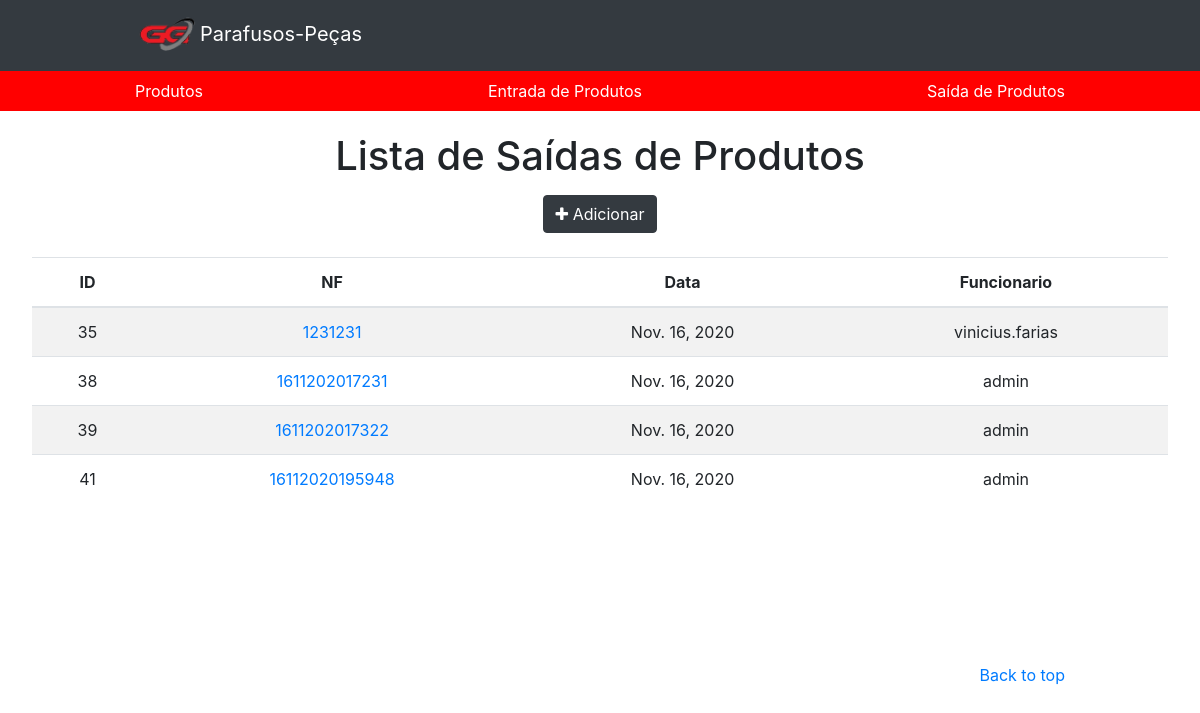
Page /estoque/saida/ on the earlier database version.
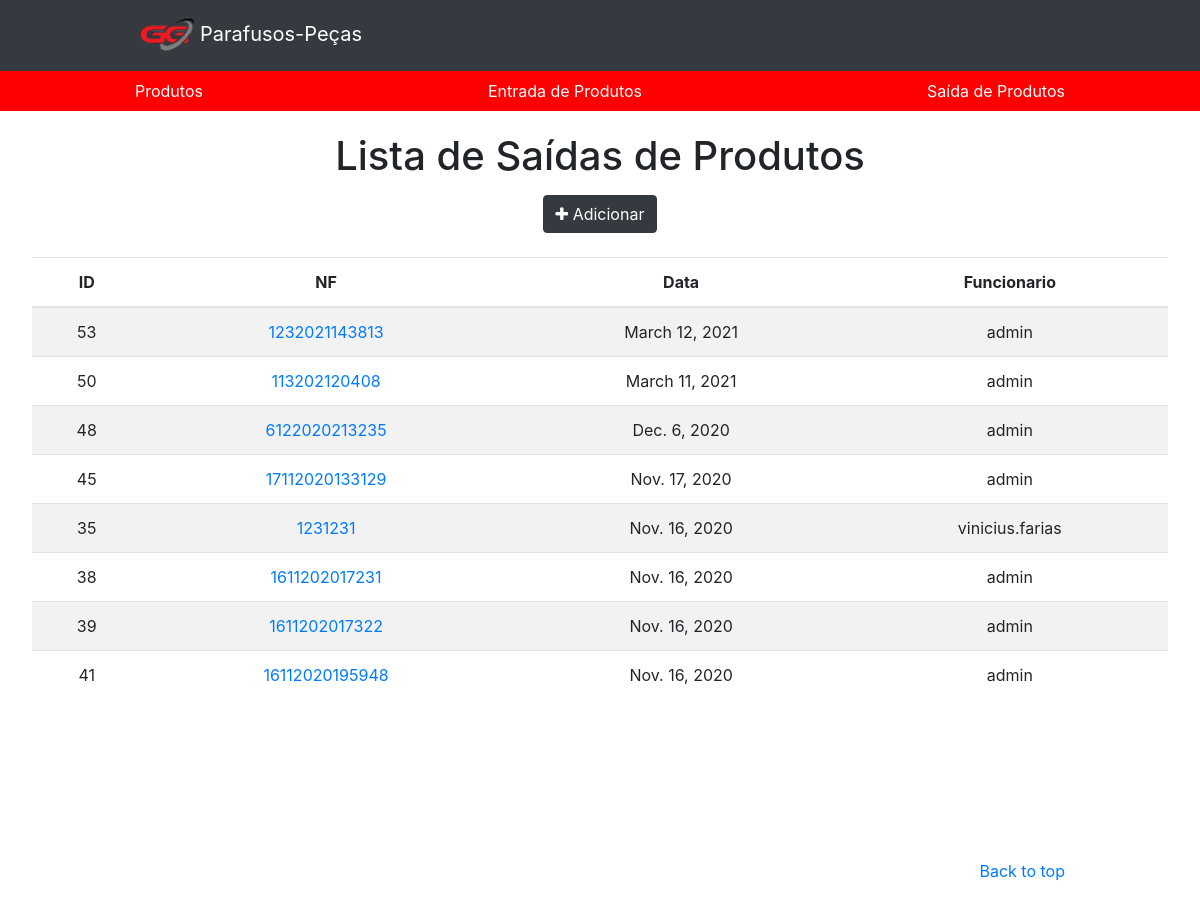
Same page on the later database version.
### app/models.py (models this page shows, shortened)
class TimeStampedModel(models.Model):
    created = models.DateField('criado em', auto_now_add=True, auto_now=False)
    modified = models.DateField('modificado em', auto_now=True, auto_now_add=False)
    class Meta:
        abstract = True

class Estoque(TimeStampedModel):
    usuario = models.ForeignKey(User, on_delete=models.DO_NOTHING)
    nf = models.PositiveIntegerField('nota fiscal', null=True, blank=True)
    movimento = models.CharField(max_length=1, choices=MOVIMENTO, blank=True)
    class Meta:
        ordering = ('-created',)
    def nf_formated(self):
        return str(self.nf).zfill(3)

### app/views.py (the view)
# urls.py: path('estoque/saida/', views.EstoqueSaidaList.as_view(), name='estoque_saida'),
class EstoqueSaidaList(ListView):
    model = EstoqueSaida
    template_name = 'app/estoque_saida_list.html'
    def get_context_data(self, **kwargs):
        context = super(EstoqueSaidaList, self).get_context_data(**kwargs)
        context['titulo'] = 'Saida'
        context['url_add'] = 'estoque_saida_add'
        return context

### app/managers.py (called while the page is built)
    def get_queryset(self):
        return super(EstoqueSaidaManager, self).get_queryset().filter(movimento='s')

### app/models.py (called while the page is built)
    def get_absolute_url(self):
        return reverse_lazy('estoque_saida_detail', kwargs={'id': self.id})

### app/templates/app/estoque_saida_list.html (shortened to what this page needs)
<!DOCTYPE html>
<html>
<head>
    {% load static %}
    <link rel="stylesheet" type="text/css" href="{% static 'app/css/bootstrap/bootstrap.min.css' %}">
    <link rel="stylesheet" type="text/css" href="{% static 'app/css/produto.css' %}">
    <link rel="stylesheet" href="https://cdnjs.cloudflare.com/ajax/libs/font-awesome/4.7.0/css/font-awesome.min.css">
</head>
<body>
    <header>
        {% include "app/header.html"  %}
    </header>
    <main role="main">
        <section class="jumbotron text-center">
          <div class="page-header">
            <h1>Lista de Saídas de Produtos</h1>
            <span class=""><a href="{% url 'estoque_saida_add' %}"><button type="button" class="btn btn-dark"><span class="fa fa-plus"></span> Adicionar</button></a></span>
          </div>
          <div><br></div>
            <div class="">
                {% if object_list %}
                <table class="table table-striped">
                    <thead>
                      <tr>
                        <th>ID</th>
                        <th>NF</th>
                        <th>Data</th>
                        <th>Funcionario</th>
                      </tr>
                    </thead>
                    <tbody>
                      {% for object in object_list %}
                        <tr>
                          <td>{{ object.id }}</td>
                          <td><a href="{{ object.get_absolute_url }}">{{ object.nf_formated }}</a></td>
                          <td>{{ object.created }}</span></td>
                          <td>{{ object.usuario.username }}</td>
                        </tr>
                      {% endfor %}
                    </tbody>
                  </table>
                {% else %}
                  <p class="alert alert-warning">Sem itens na lista.</p>
                {% endif %}
            </div>
        </section>
    </main>
    <footer class="text-muted">
        <div class="container">
            <p class="float-right">
                <a href="#">Back to top</a>
            </p>
        </div>
    </footer>
  </body>
</html>

### app/templates/app/header.html (shortened to what this page needs)
{% load static %}
<nav style="display: flex;" class="navbar navbar-expand-lg navbar-dark bg-dark">
    <div class="container">
        <a class="navbar-brand" href="{% url 'home' %}"><img src="{% static 'app/img/icn.png' %}" alt="some text" width=65 height=45>Parafusos-Peças</a>
    </div>
</nav>
<nav class="site-header mini-nav" style="display: flex; flex-flow: row wrap; justify-content: flex-end;">
    <div class="container d-flex flex-column flex-md-row justify-content-between">
        <a class="py-2 d-none d-md-inline-block" href="{% url 'products' %}">Produtos</a>
        <a class="py-2 d-none d-md-inline-block" href="{% url 'estoque_entrada' %}">Entrada de Produtos</a>
        <a class="py-2 d-none d-md-inline-block" href="{% url 'estoque_saida' %}">Saída de Produtos</a>
        </div>
</nav>

### app/static/app/css/produto.css (style rules this page uses)
.navbar-brand { display: inline-block; padding-top: .3125rem; margin-right: 50rem; font-size: 1.25rem; line-height: inherit; white-space: nowrap; }
.container { max-width: 960px; }
.site-header { background-color: rgba(0, 0, 0, .85); -webkit-backdrop-filter: saturate(180%) blur(20px); backdrop-filter: saturate(180%) blur(20px); }
.site-header a { color: #999; transition: ease-in-out color .15s; }
.jumbotron { padding-top: 3rem; padding-bottom: 3rem; margin-bottom: 0; background-color: #fff; }
@media (min-width: 768px) { .jumbotron { padding-top: 6rem; padding-bottom: 6rem; } }
.jumbotron h1 { font-size: 2.5rem; margin-top: -75px; margin-bottom: 15px; }
footer { padding-top: 3rem; padding-bottom: 3rem; }
footer p { margin-bottom: .25rem; }
.mini-nav { background-color: red; }
.mini-nav a { color: white }

Differences in the rows shown:
added Estoque: id "53", nf_formated "1232021143813", created "March 12, 2021", usuario.username "admin"
added Estoque: id "50", nf_formated "113202120408", created "March 11, 2021", usuario.username "admin"
added Estoque: id "48", nf_formated "6122020213235", created "Dec. 6, 2020", usuario.username "admin"
added Estoque: id "45", nf_formated "17112020133129", created "Nov. 17, 2020", usuario.username "admin"
